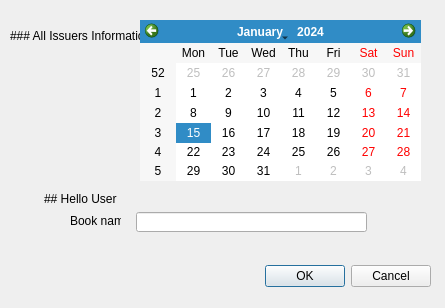
<?xml version="1.0" encoding="UTF-8"?>
<ui version="4.0">
 <class>allIssuers</class>
 <widget class="QDialog" name="allIssuers">
  <property name="geometry">
   <rect>
    <x>0</x>
    <y>0</y>
    <width>445</width>
    <height>308</height>
   </rect>
  </property>
  <property name="windowTitle">
   <string>Dialog</string>
  </property>
  <widget class="QDialogButtonBox" name="submmitButtonBox">
   <property name="geometry">
    <rect>
     <x>90</x>
     <y>260</y>
     <width>341</width>
     <height>32</height>
    </rect>
   </property>
   <property name="orientation">
    <enum>Qt::Orientation::Horizontal</enum>
   </property>
   <property name="standardButtons">
    <set>QDialogButtonBox::StandardButton::Cancel|QDialogButtonBox::StandardButton::Ok</set>
   </property>
  </widget>
  <widget class="QLineEdit" name="nameEdit">
   <property name="geometry">
    <rect>
     <x>136</x>
     <y>212</y>
     <width>231</width>
     <height>20</height>
    </rect>
   </property>
   <property name="text">
    <string/>
   </property>
   <property name="maxLength">
    <number>200</number>
   </property>
  </widget>
  <widget class="QLabel" name="label_3">
   <property name="geometry">
    <rect>
     <x>70</x>
     <y>210</y>
     <width>51</width>
     <height>21</height>
    </rect>
   </property>
   <property name="text">
    <string>Book name -</string>
   </property>
   <property name="textFormat">
    <enum>Qt::TextFormat::MarkdownText</enum>
   </property>
  </widget>
  <widget class="QLabel" name="label">
   <property name="geometry">
    <rect>
     <x>44</x>
     <y>178</y>
     <width>81</width>
     <height>41</height>
    </rect>
   </property>
   <property name="text">
    <string>## Hello User</string>
   </property>
   <property name="textFormat">
    <enum>Qt::TextFormat::MarkdownText</enum>
   </property>
  </widget>
  <widget class="QLabel" name="WindowName">
   <property name="geometry">
    <rect>
     <x>10</x>
     <y>10</y>
     <width>181</width>
     <height>51</height>
    </rect>
   </property>
   <property name="text">
    <string>### All Issuers Information</string>
   </property>
   <property name="textFormat">
    <enum>Qt::TextFormat::MarkdownText</enum>
   </property>
  </widget>
  <widget class="QCalendarWidget" name="calendarWidget">
   <property name="geometry">
    <rect>
     <x>140</x>
     <y>20</y>
     <width>281</width>
     <height>161</height>
    </rect>
   </property>
  </widget>
 </widget>
 <resources/>
 <connections>
  <connection>
   <sender>submmitButtonBox</sender>
   <signal>accepted()</signal>
   <receiver>allIssuers</receiver>
   <slot>accept()</slot>
   <hints>
    <hint type="sourcelabel">
     <x>248</x>
     <y>254</y>
    </hint>
    <hint type="destinationlabel">
     <x>157</x>
     <y>274</y>
    </hint>
   </hints>
  </connection>
  <connection>
   <sender>submmitButtonBox</sender>
   <signal>rejected()</signal>
   <receiver>allIssuers</receiver>
   <slot>reject()</slot>
   <hints>
    <hint type="sourcelabel">
     <x>316</x>
     <y>260</y>
    </hint>
    <hint type="destinationlabel">
     <x>286</x>
     <y>274</y>
    </hint>
   </hints>
  </connection>
 </connections>
</ui>
